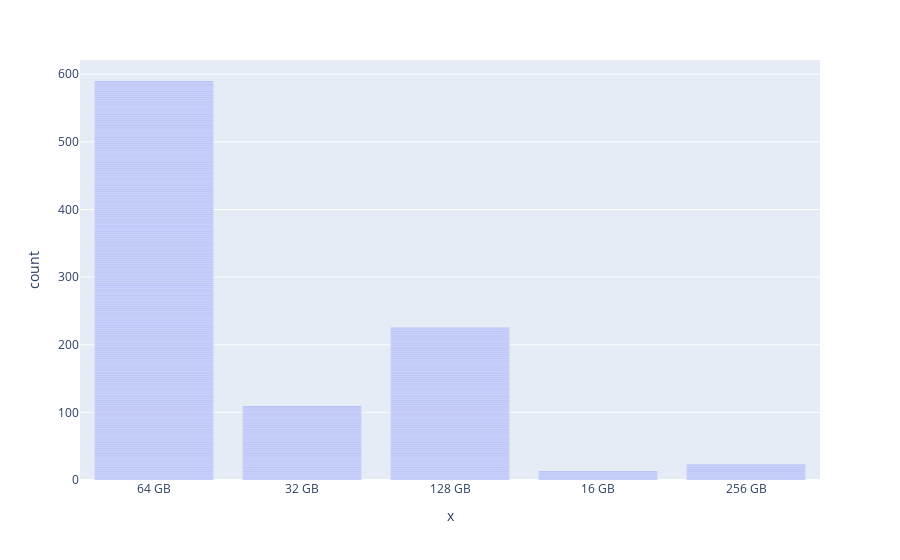

The cell this chart's notebook holds for it:
### Code cell
px.bar(x=data['ROM'])

### Figure 1 — Plotly figure (JSON) as saved in the notebook; plotly's stock layout.template omitted (floating-point values rounded to 4 significant figures; data arrays with more than 128 entries replaced by an {"elided": "..."} marker saying what was removed)
{"data": [{"alignmentgroup": "True", "hovertemplate": "x=%{x}<br>count=%{y}<extra></extra>", "legendgroup": "", "marker": {"color": "#636efa"}, "name": "", "offsetgroup": "", "orientation": "v", "showlegend": false, "textposition": "auto", "type": "bar", "x": {"elided": "960 str values"}, "xaxis": "x", "y": {"elided": "960 int values"}, "yaxis": "y"}], "layout": {"barmode": "relative", "legend": {"tracegroupgap": 0}, "margin": {"t": 60}, "xaxis": {"anchor": "y", "domain": [0, 1], "title": {"text": "x"}}, "yaxis": {"anchor": "x", "domain": [0, 1], "title": {"text": "count"}}}}
